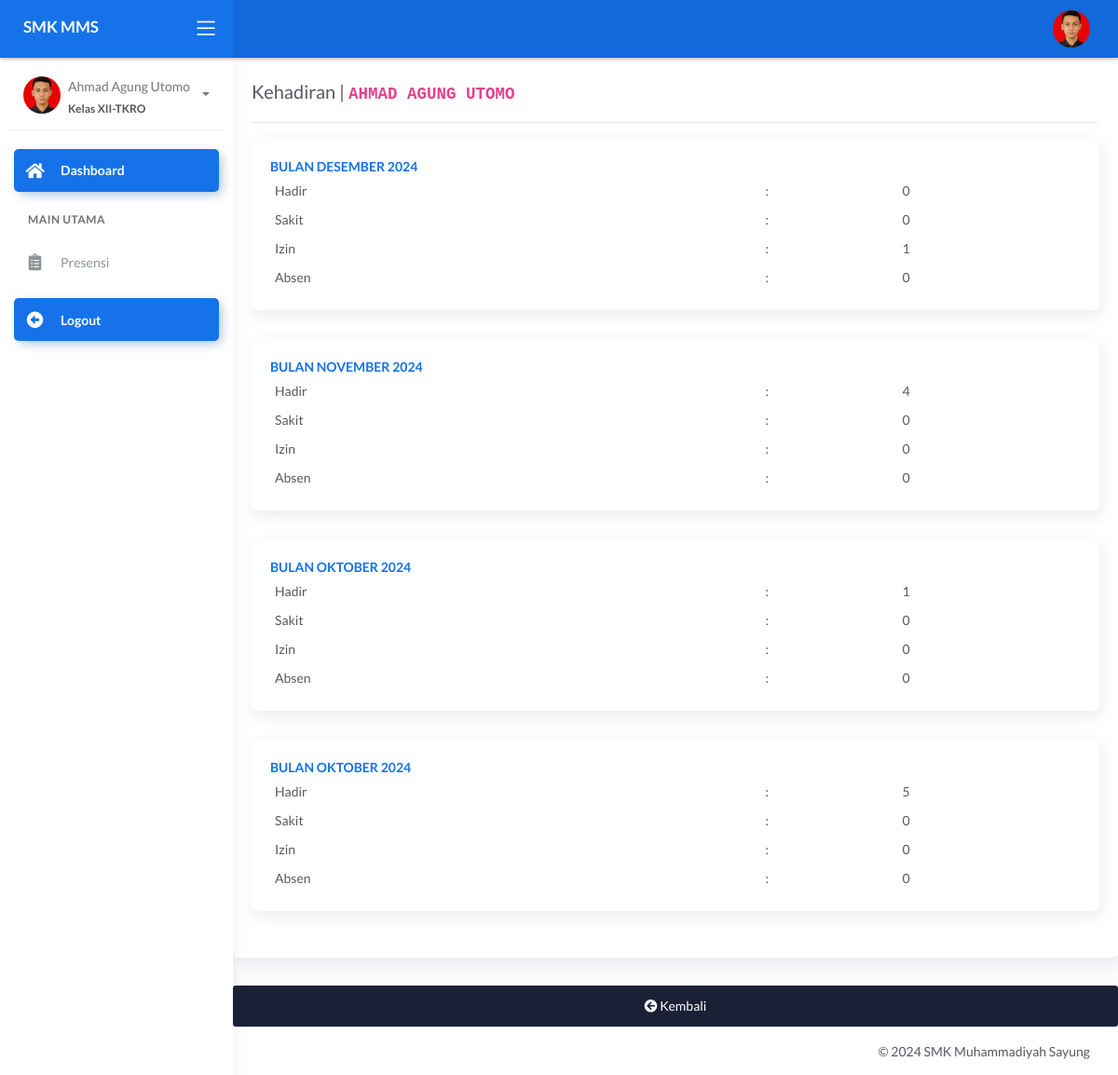
Page /siswa/index.php?page=kehadiran (signed in) on the committed database.
### tables this page shows
CREATE TABLE `tb_siswa` (
  `id_siswa` int(11) NOT NULL,
  `nis` varchar(60) NOT NULL,
  `nama_siswa` varchar(120) NOT NULL,
  `tempat_lahir` varchar(100) NOT NULL,
  `tgl_lahir` date NOT NULL,
  `jk` varchar(30) NOT NULL,
  `alamat` text NOT NULL,
  `password` varchar(255) NOT NULL,
  `foto` varchar(255) NOT NULL,
  `status` varchar(15) NOT NULL,
  `th_angkatan` year(4) NOT NULL,
  `id_mkelas` int(11) NOT NULL
);

CREATE TABLE `tb_mkelas` (
  `id_mkelas` int(11) NOT NULL,
  `kd_kelas` varchar(40) NOT NULL,
  `nama_kelas` varchar(40) NOT NULL
);

CREATE TABLE `_logabsensi` (
  `id_presensi` int(11) NOT NULL,
  `id_mengajar` int(11) NOT NULL,
  `id_siswa` int(11) NOT NULL,
  `tgl_absen` date NOT NULL,
  `ket` enum('H','I','S','T','A','C') NOT NULL,
  `pertemuan_ke` varchar(30) NOT NULL
);

### config/db.php (called while the page is built, shortened)
<?php
   function namaBulan($angka){
	switch ($angka) {
		case '9':
			$bulan = "September";
		case '10':
			$bulan = "Oktober";
			break;
		case '11':
			$bulan = "November";
			break;
		case '12':
			$bulan = "Desember";
			break;
	}
	return $bulan;
}
?>

### siswa/index.php (the view, shortened to what this page needs)
<?php
 include '../config/db.php';
?> <script>
   <?php
$id_login = @$_SESSION['siswa'];
$sql = mysqli_query($con,"SELECT * FROM tb_siswa
	INNER JOIN tb_mkelas ON tb_siswa.id_mkelas=tb_mkelas.id_mkelas
 WHERE tb_siswa.id_siswa = '$id_login'") or die(mysqli_error($con));
$data = mysqli_fetch_array($sql);
?>
<!DOCTYPE html>
<html lang="en">
<head>
	<link rel="stylesheet" href="../assets/css/bootstrap.min.css">
	<link rel="stylesheet" href="../assets/css/atlantis.min.css">
	<link rel="stylesheet" href="../assets/css/demo.css">
</head>
<body>
	<div class="wrapper">
		<div class="main-header">
			<div class="logo-header" data-background-color="blue">
				<a href="index.php" class="logo">
					<b class="text-white">SMK MMS</b>
				</a>
				<div class="nav-toggle">
					<button class="btn btn-toggle toggle-sidebar">
						<i class="icon-menu"></i>
					</button>
				</div>
			</div>
			<nav class="navbar navbar-header navbar-expand-lg" data-background-color="blue2">
				<div class="container-fluid">
					<ul class="navbar-nav topbar-nav ml-md-auto align-items-center">
						<li class="nav-item dropdown hidden-caret">
							<a class="dropdown-toggle profile-pic" data-toggle="dropdown" href="#" aria-expanded="false">
								<div class="avatar-sm">
									<img src="../assets/img/user/<?=$data['foto'] ?>" alt="..." class="avatar-img rounded-circle">
								</div>
							</a>
						</li>
					</ul>
				</div>
			</nav>
		</div>
		<div class="sidebar sidebar-style-2">
			<div class="sidebar-wrapper scrollbar scrollbar-inner">
				<div class="sidebar-content">
					<div class="user">
						<div class="avatar-sm float-left mr-2">
							<img src="../assets/img/user/<?=$data['foto'] ?>" alt="..." class="avatar-img rounded-circle">
						</div>
						<div class="info">
							<a data-toggle="collapse" href="#collapseExample" aria-expanded="true">
								<span>
									<?=$data['nama_siswa'] ?>
									<span class="user-level">Kelas <?=$data['nama_kelas'] ?></span>
									<span class="caret"></span>
								</span>
							</a>
						</div>
					</div>
					<ul class="nav nav-primary">
						<li class="nav-item active">
							<a href="index.php" class="collapsed">
								<i class="fas fa-home"></i>
								<p>Dashboard</p>
							</a>
						</li>
						<li class="nav-section">
							<h4 class="text-section">Main Utama</h4>
						</li>
						<li class="nav-item">
							<a href="?page=kehadiran">
								<i class="fas fa-clipboard-list"></i>
								<p>Presensi</p>
							</a>
						</li>
						<li class="nav-item active mt-3">
							<a href="logout.php" class="collapsed">
								<i class="fas fa-arrow-alt-circle-left"></i>
								<p>Logout</p>
							</a>
						</li>
					</ul>
				</div>
			</div>
		</div>
		<div class="main-panel">
			<div class="content">
				<?php
				$page= @$_GET['page'];
				$act = @$_GET['act'];
				if ($page=='izin') {
					if ($act=='') {
						include 'modul/izin/ajukan_izin.php';
					}elseif ($act=='surat_view') {
						include 'modul/izin/view_surat_izin.php';
					}
				}elseif ($page=='kehadiran') {
					if ($act=='') {
						include 'modul/absen/kehadiran.php';
					}
				}elseif ($page=='change') {
					include 'modul/user/ganti_password.php';
				}
				elseif ($page=='') {
					include 'modul/home.php';
				}else{
					echo "<b>Tidak ada Halaman</b>";
				}
				 ?>
			</div>
		<footer class="footer">
				<div class="container">
					<div class="copyright ml-auto">
						&copy; <?php echo date('Y');?> SMK Muhammadiyah Sayung <a href="index.php"></a>
					</div>
				</div>
			</footer>
		</div>
	</div>
</body>
</html>

### siswa/modul/absen/kehadiran.php
<div class="card">
	<div class="card-body">
		<h4 class="card-title">Kehadiran | <b style="text-transform: uppercase;"><code> <?=$data['nama_siswa'] ?> </code></b></h4>
		<hr>
		<div class="row">
			<?php
			$qry = mysqli_query($con,"SELECT * FROM _logabsensi
				INNER JOIN tb_mengajar ON _logabsensi.id_mengajar=tb_mengajar.id_mengajar
				INNER JOIN tb_thajaran ON tb_mengajar.id_thajaran=tb_thajaran.id_thajaran
				INNER JOIN tb_semester ON tb_mengajar.id_semester=tb_semester.id_semester
				WHERE _logabsensi.id_siswa='$data[id_siswa]' and tb_thajaran.status=1 and tb_semester.status=1
				GROUP BY MONTH(tgl_absen) ORDER BY MONTH(tgl_absen) DESC
			 ");
			 foreach ($qry as $bulan) { ?>
			 	<?php
			 	$bulan = date('m',strtotime($bulan['tgl_absen']));
			 	 ?>
			 	<div class="col-xl-12">
				<div class="card text-left">
					<div class="card-body">
						<b class="text-primary" style="text-transform: uppercase;">BULAN <?=namaBulan($bulan); ?> <?= date('Y') ?></b>
						<table cellpadding="5" width="100%">
							<tr>
								<td>Hadir</td>
								<td>:</td>
								<td>
									<?php
								$hadir = mysqli_fetch_array(mysqli_query($con,"SELECT COUNT(ket) AS hadir FROM _logabsensi WHERE id_siswa='$data[id_siswa]' and ket='H' and MONTH(tgl_absen)='$bulan' "));
								echo $hadir['hadir'];
								?>
								</td>
							</tr>
							<tr>
								<td>Sakit</td>
								<td>:</td>
								<td>
								<?php
								$sakit = mysqli_fetch_array(mysqli_query($con,"SELECT COUNT(ket) AS sakit FROM _logabsensi WHERE id_siswa='$data[id_siswa]' and ket='S' and MONTH(tgl_absen)='$bulan' "));
								echo $sakit['sakit'];
								?>
								</td>
							</tr>
							<tr>
								<td>Izin</td>
								<td>:</td>
								<td>
									<?php
								$izin = mysqli_fetch_array(mysqli_query($con,"SELECT COUNT(ket) AS izin FROM _logabsensi WHERE id_siswa='$data[id_siswa]' and ket='I' and MONTH(tgl_absen)='$bulan' "));
								echo $izin['izin'];
								?>
								</td>
							</tr>
							<tr>
								<td>Absen</td>
								<td>:</td>
								<td>
									<?php
								$alfa = mysqli_fetch_array(mysqli_query($con,"SELECT COUNT(ket) AS alfa FROM _logabsensi WHERE id_siswa='$data[id_siswa]' and ket='A' and MONTH(tgl_absen)='$bulan' "));
								echo $alfa['alfa'];
								?>
								</td>
							</tr>
						</table>
					</div>
				</div>
			</div>
			 <?php } ?>
		</div>
	</div>
</div>
	<a href="javascript:history.back()" class="btn btn-default btn-block"><i class="fas fa-arrow-circle-left"></i> Kembali</a>

### rows in the picture
tb_siswa: foto (picture), nama_siswa "Ahmad Agung Utomo", id_mkelas.nama_kelas "XII-TKRO", nama_siswa "AHMAD AGUNG UTOMO"
_logabsensi: tgl_absen "DESEMBER", hadir "0", sakit "0", izin "1", alfa "0"
_logabsensi: tgl_absen "NOVEMBER", hadir "4", sakit "0", izin "0", alfa "0"
_logabsensi: tgl_absen "OKTOBER", hadir "1", sakit "0", izin "0", alfa "0"
_logabsensi: tgl_absen "OKTOBER", hadir "5", sakit "0", izin "0", alfa "0"
